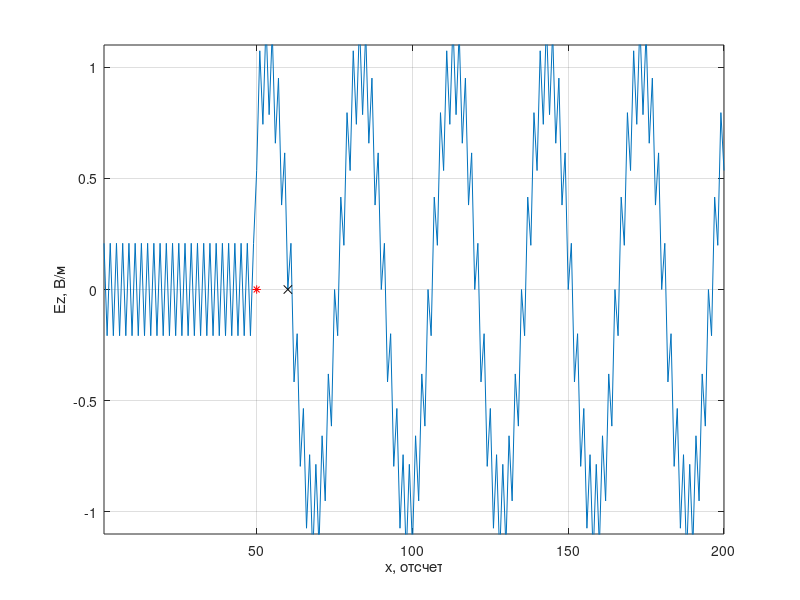
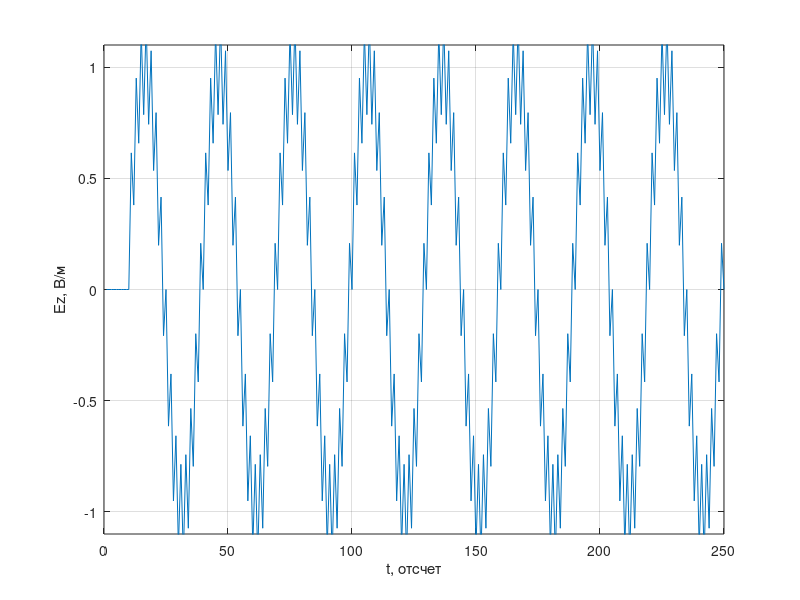

These figures' MATLAB source, in order:
%% Одномерный FDTD. Версия 1.3
% Модулированный гауссов импульс распространяется в одну сторону (TFSF boundary)
clear

% Волновое сопротивление свободного пространства
W0 = 120 * pi;

% Время расчета в отсчетах
maxTime = 250;

% Размер области моделирования в отсчетах
maxSize = 200;

% Положение датчика, регистрирующего поля
probePos = 60;

% Положение источника возбуждения
sourcePos = 50;

% Параметры для гармонического сигнала
Nl = 30;

phi_0 = 0;
%phi_0 = 2 * pi / Nl;

Ez = zeros (1, maxSize);
Hy = zeros (1, maxSize);

% Поле, зарегистрированное в датчике в зависимости от времени
probeTimeEz = zeros (1, maxTime);

figure

for t = 1: maxTime
    % Расчет компоненты поля H
    Hy(maxSize) = Hy(maxSize - 1);
    for m = 1: maxSize - 1
        % До этой строки Hy(n) хранит значение компоненты Hy
        % за предыдущий момент времени
        Hy(m) = Hy(m) + (Ez(m + 1) - Ez(m)) / W0;
    end
    
    Hy(sourcePos - 1) = Hy(sourcePos - 1) -...
        sin (2 * pi * t / Nl - phi_0) / W0;
    
    % Расчет компоненты поля E
    Ez(1) = Ez(2);
    for m = 2: maxSize
        % До этой строки Ez(n) хранит значение компоненты EzS
        % за предыдущий момент времени
        Ez(m) = Ez(m) + (Hy(m) - Hy(m - 1)) * W0;
    end

    % Источник возбуждения
    Ez(sourcePos) = Ez(sourcePos) +...
        sin (2 * pi * (t + 0.5 - (-0.5)) / Nl - phi_0);
    
    % Регистрация поля в точке
    probeTimeEz(t) = Ez(probePos);
    
    plot (Ez);
    xlim ([1, maxSize]);
    ylim ([-1.1, 1.1]);
    xlabel ('x, отсчет')
    ylabel ('Ez, В/м')
    grid on
    hold on
    plot ([probePos], [0], 'xk');
    plot ([sourcePos], [0], '*r');
    hold off
    pause (0.01)
end

figure
plot (probeTimeEz)
xlabel ('t, отсчет')
ylabel ('Ez, В/м')
ylim ([-1.1, 1.1]);
grid on